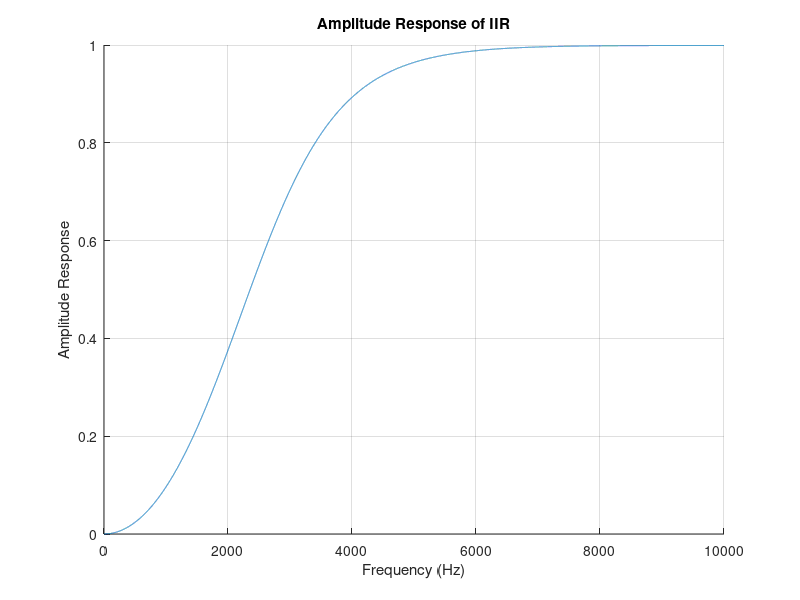
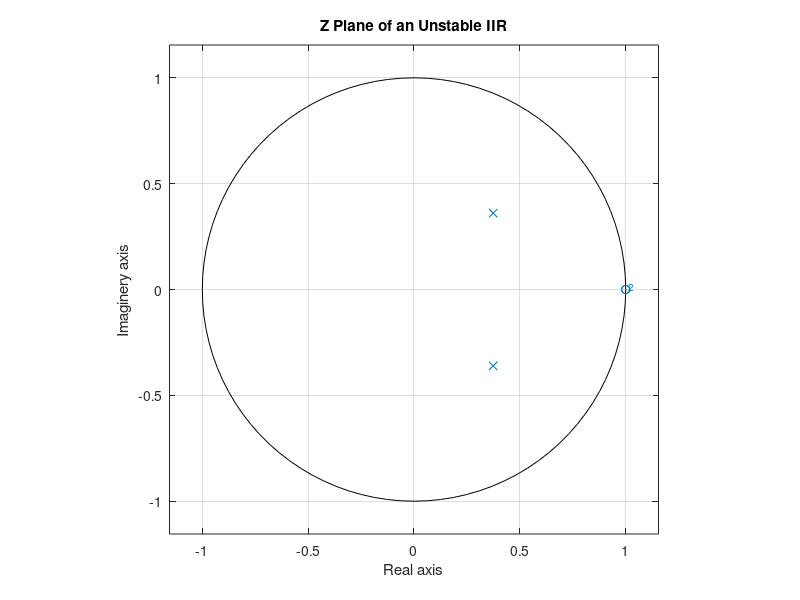

Here is the MATLAB script that generated these plots, in order:
b = [0.504 -1.008 0.504];
a = [1 -0.748 0.27];
fs = 20000;
f = linspace(0, fs / 2, fs);

h = freqz(b, a, fs);
h = abs(h);

figure;
grid on;
hold on;
plot(f, h);
xlabel('Frequency (Hz)');
ylabel('Amplitude Response');
title('Amplitude Response of IIR');
hold off;

figure;
zplane(b, a);
xlabel('Real axis');
ylabel('Imaginery axis');
title('Z Plane of an Unstable IIR');
